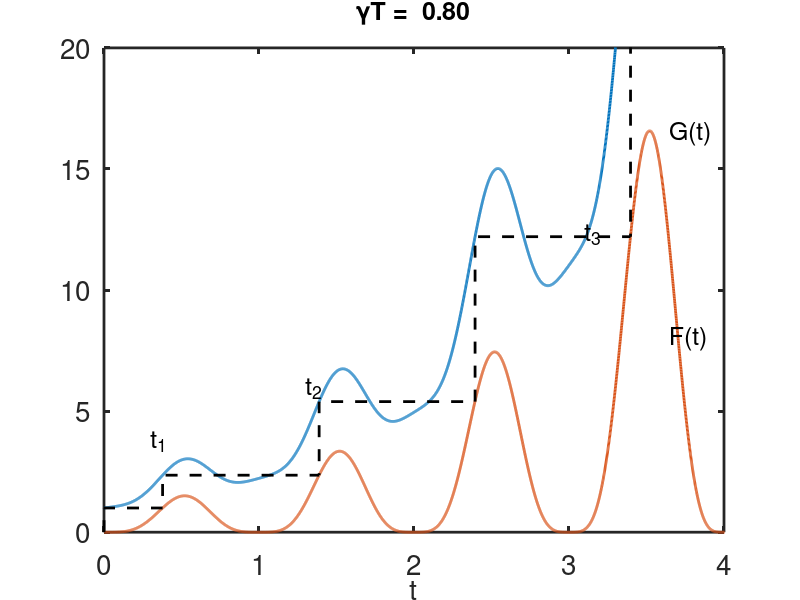
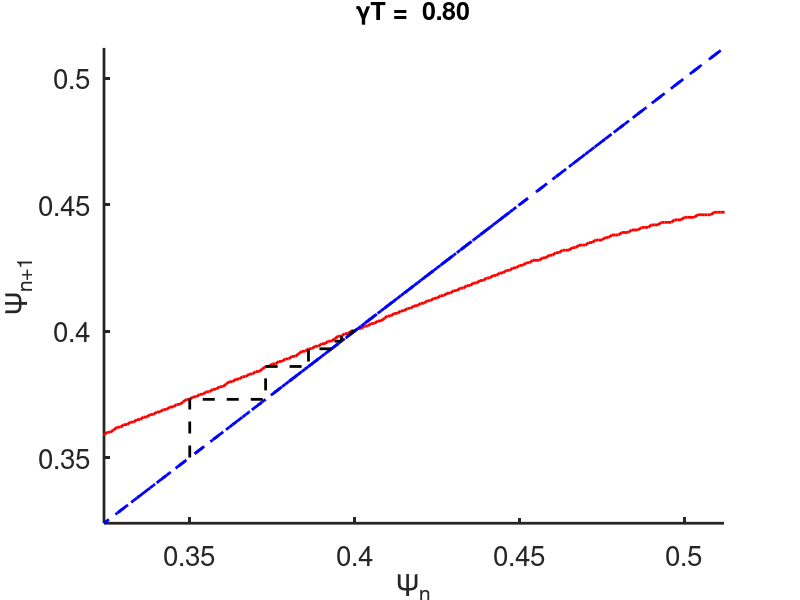
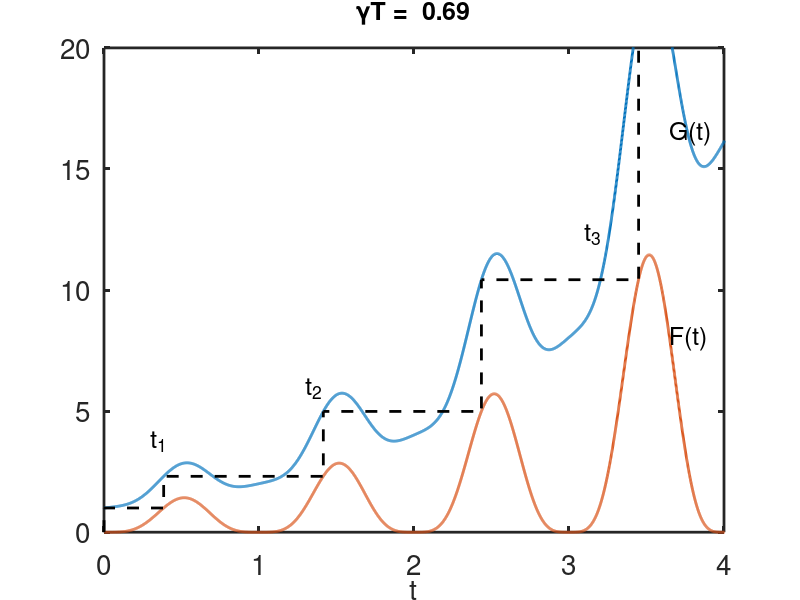
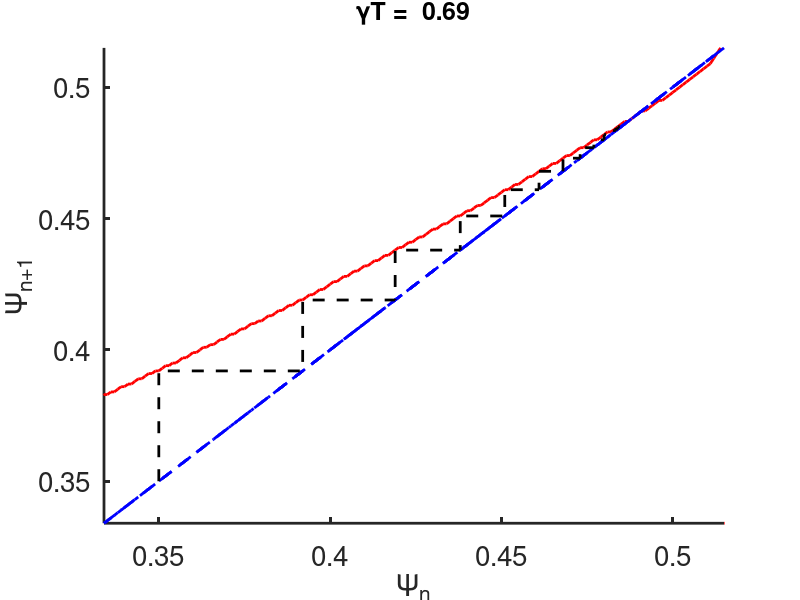

These charts were generated, in order, by the following MATLAB code:

%  -------------------------------------------------------------------
%
%   Plot circle maps F(T_{n+1} ) = G(T_n).
%
%   For Chapter 12, Section 12.5.2 of
%   Keener and Sneyd, Mathematical Physiology, 3rd Edition, Springer.
%
%   Written by James Keener and James Sneyd.
%
%  -------------------------------------------------------------------

function circle_map

clear all
close all
clc

set(0,                           ...
   'defaultaxesfontsize', 20,   ...
   'defaultaxeslinewidth', 2.0, ...
   'defaultlinelinewidth', 2.0)

global gam del

% set parameters
del = 1;
gamlist=[0.8,0.695,0.67,0.55];  % a list of parameter values to use

for ngam = 1:length(gamlist)
    clear t1 t2 t3 tk Gkj Tk
    gam=gamlist(ngam);

    delt=0.001; % This determines the resolution
    t=[0:delt:6];
    F = evalF(t);
    G=evalG(t);

    % iterate the map

    tk(1) = 0.;
    N=0;
    j=1;
    while N==0
        tj = tk(j);
        Gkj=evalG(tj);
        Gk(j) = Gkj;
        if(isempty(find(F>=Gkj)))
            N=1;
        else
            j=j+1;
            ndx = min(find(F>=Gkj));
            tk(j) =t(ndx);
        end
    end
    N=j;
    gk(1) = 0;
    for j = 1:N
        gk(2*j) = Gk(j);
        gk(2*j+1) = Gk(j);
        Tk(2*j-1) = tk(j);
        Tk(2*j) = tk(j);
    end

    %this shows an example of the map
    figure(2*ngam-1)
        plot(t,G,t,F,Tk,gk(1:2*N),'k--')
        axis([0 4 0 20])
        xlabel('t','fontsize',20)
        text(3.65,8,'F(t)','fontsize',18)
        text(3.65,16.5,'G(t)','fontsize',18)
        text(0.3,3.75,'t_1','fontsize',18)
        text(3.1,12.3,'t_3','fontsize',18)
        text(1.3,5.95,'t_2','fontsize',18)
        formatSpecF = '%6.2f\n';
        title(strcat('\gammaT = ',sprintf(formatSpecF,gam)),'fontsize',18)




    % plot some circle maps (on the circle)
    t=[0:delt:1];
    F = evalF(t);
    [M,I]=max(F)
    ti=[0:delt:t(I)];
    Gkj=evalG(ti);
    t1=[0:delt:3];  %this must be large enough to get the whole range, but not too large
    F1=evalF(t1);
    for j=1:I
        j1=min(find(F1>=Gkj(j)));
        t2(j)= t1(j1);
    end
    t3=mod(t2,1);

    % track a trajectory
    tk(1)=0.35; % starting value
    t=[0:delt:15];
    F = evalF(t);
    N=0;
    j=1;
    while N==0
        tj = tk(j);
        Gkj=evalG(tj);
        if(isempty(find(F>=Gkj)))
            N=1;
        else
            j=j+1;
            ndx = min(find(F>=Gkj));
            tk(j) =t(ndx);
        end
    end
    N=j;

    for j = 1:N
        Tk(2*j-1) = tk(j);
        Tk(2*j) = tk(j);
    end
    Istop=max(find(t3(2:end)<t3(1:end-1))); % find the discontinuity/truncation
    figure(2*ngam)
    if(isempty(Istop))
        plot(ti,t3,'r',t3,t3,'b--',mod(Tk(1:end-1),1),mod(Tk(2:end),1),'k--')
        axis([min(t3) max(t3) min(t3) max(t3)])
    else
        plot(ti(1:Istop),t3(1:Istop),'r',ti(Istop+1:end),t3(Istop+1:end),'r',t3,t3,'b--',mod(Tk(1:end-1),1),mod(Tk(2:end),1),'k--')
        axis([min(t3) max(t3) min(t3) max(t3)])
    end

    xlabel('\Psi_n')
    ylabel('\Psi_{n+1}')
    box off
    formatSpecF = '%6.2f\n';
    title(strcat('\gammaT = ',sprintf(formatSpecF,gam)),'fontsize',18)

end

end % of main



%% here is where the functions F and G are specified
function F = evalF(t)
    global gam
    F = sin(pi*t).^4.*exp(gam*t);
end

function G = evalG(t)
    global gam del
    G = evalF(t)+del*exp(gam*t);
end
